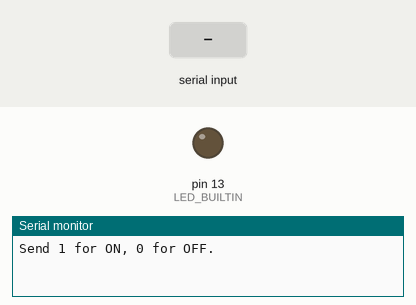
The sketch below on a simulated Arduino Nano, built with avr-gcc and run on an emulated ATmega328P. Parts: output pins drawn as LEDs (lit = HIGH), the last lines printed to the serial monitor. Inputs (shaded band) come from the test bench.

Above: at 1.2 s.
1.3 s: "1" received over Serial
At 2.1 s:
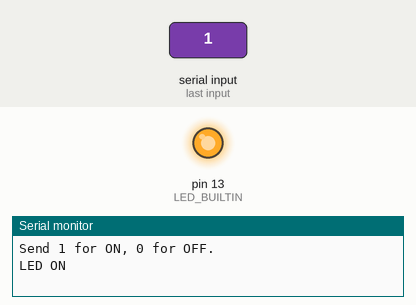
2.8 s: "0" received over Serial
At 3.2 s:
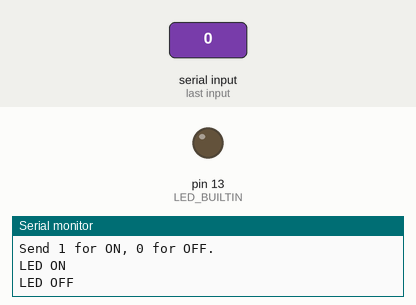
Timing chart, 0 to 5.8 s (numbered marks = the images above; inputs shaded):
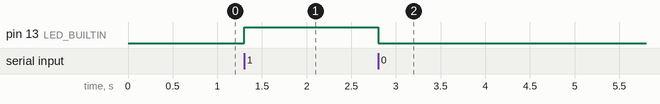

Measured:
- after the input at 1.3 s, pin 13 (LED_BUILTIN): LOW → HIGH at once
- after the input at 2.8 s, pin 13 (LED_BUILTIN): HIGH → LOW at once

The sketch:

04_SerialLED.ino
```cpp
/*
  EXAMPLE 4: Control the built-in LED through Serial.

  Board: classic Arduino Nano. No external LED is required.
  Set Serial Monitor to 9600 baud. For your first test, select No line ending.
  Send 1: the LED turns on and the board replies LED ON.
  Send 0: the LED turns off and the board replies LED OFF.
*/

void setup() {
  Serial.begin(9600);

  // LED_BUILTIN names the onboard LED pin defined by the selected board package.
  // OUTPUT makes the pin an output, allowing the program to set its logic level.
  // pinMode() configures the pin's mode; it is not an "LED on" command.
  pinMode(LED_BUILTIN, OUTPUT);

  // Establish the initial state. On a classic Nano, LOW turns this LED off.
  digitalWrite(LED_BUILTIN, LOW);

  // Print the user instructions once at startup.
  Serial.println("Send 1 for ON, 0 for OFF.");
}

void loop() {
  // Check for received data before processing a command.
  if (Serial.available() > 0) {
    // Read one command byte.
    int incoming = Serial.read();

    // == compares values. Assignment uses a single = instead.
    // '1' in single quotes identifies the character sent by Serial Monitor.
    // The plain integer 1 would have a different value.
    if (incoming == '1') {
      // On a classic Nano, HIGH turns the onboard LED on.
      digitalWrite(LED_BUILTIN, HIGH);
      Serial.println("LED ON");  // Acknowledge that the command was handled.
    } else if (incoming == '0') {
      // else if checks this alternative when the first condition was false.
      digitalWrite(LED_BUILTIN, LOW);
      Serial.println("LED OFF");
    }

    // Other characters cause no action because no branch handles them.
    // This also ignores appended carriage return and line feed bytes: CR and LF.
  }

  // No delay() here: return quickly to checking for the next command.
}
```
